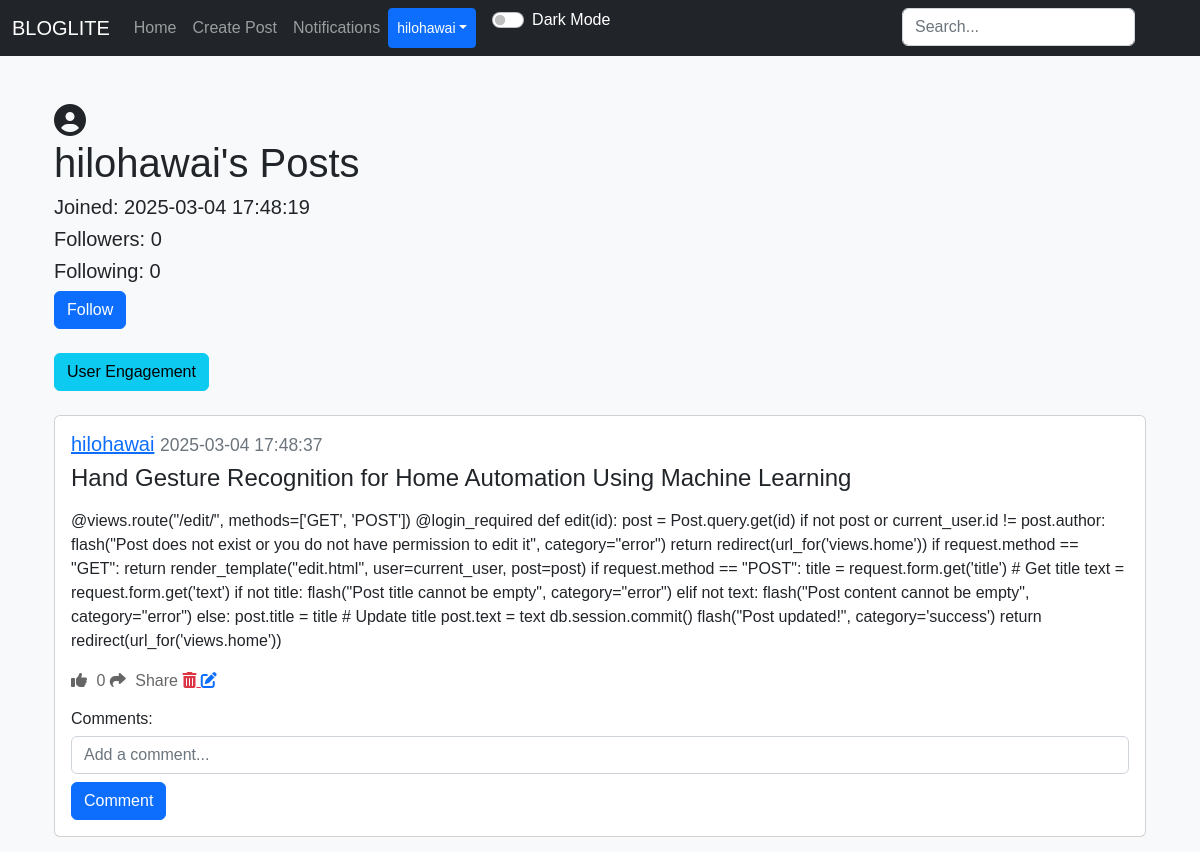
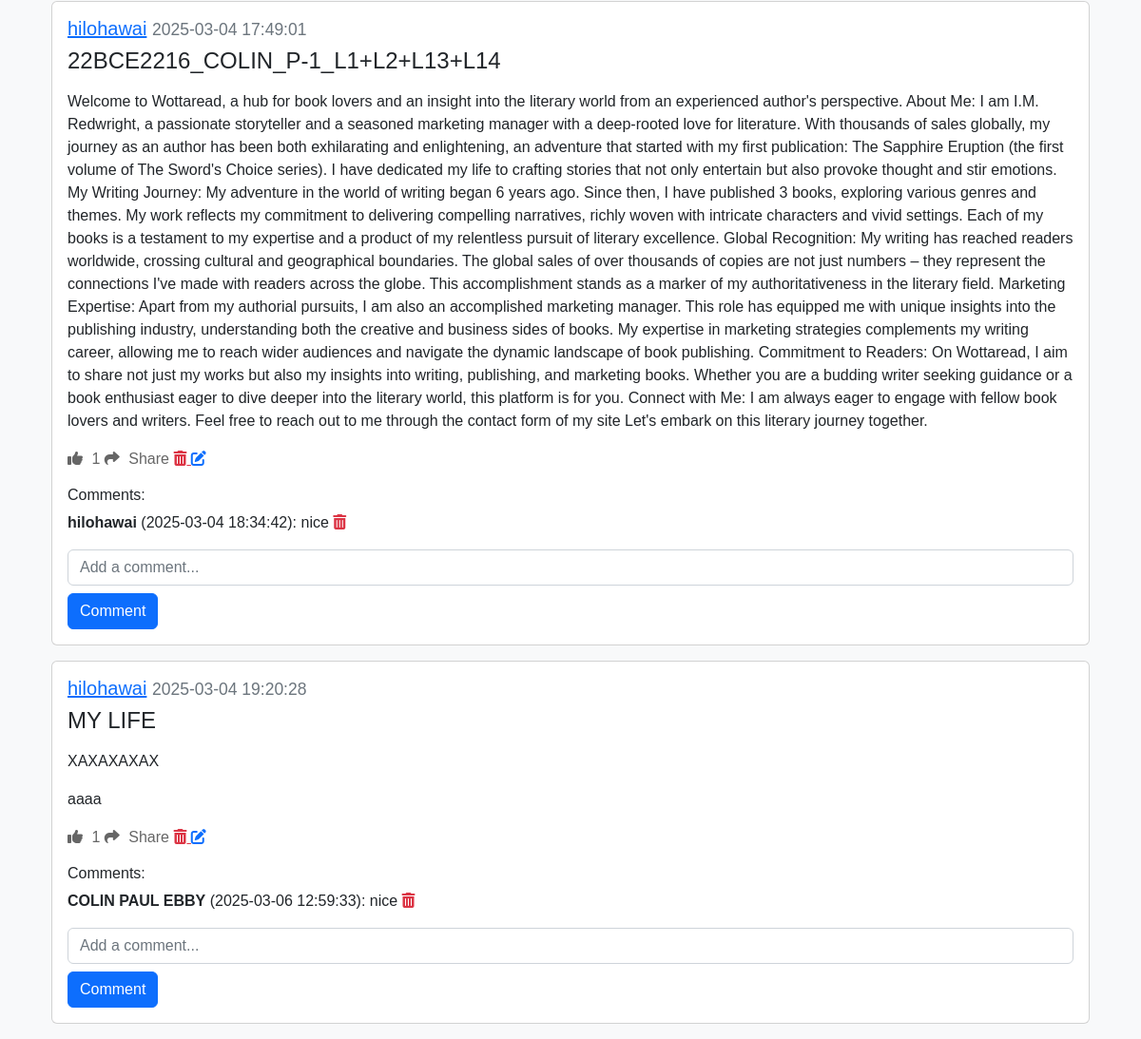
The app's page /posts/hilohawai (signed in), older data (2 pictures, top to bottom).
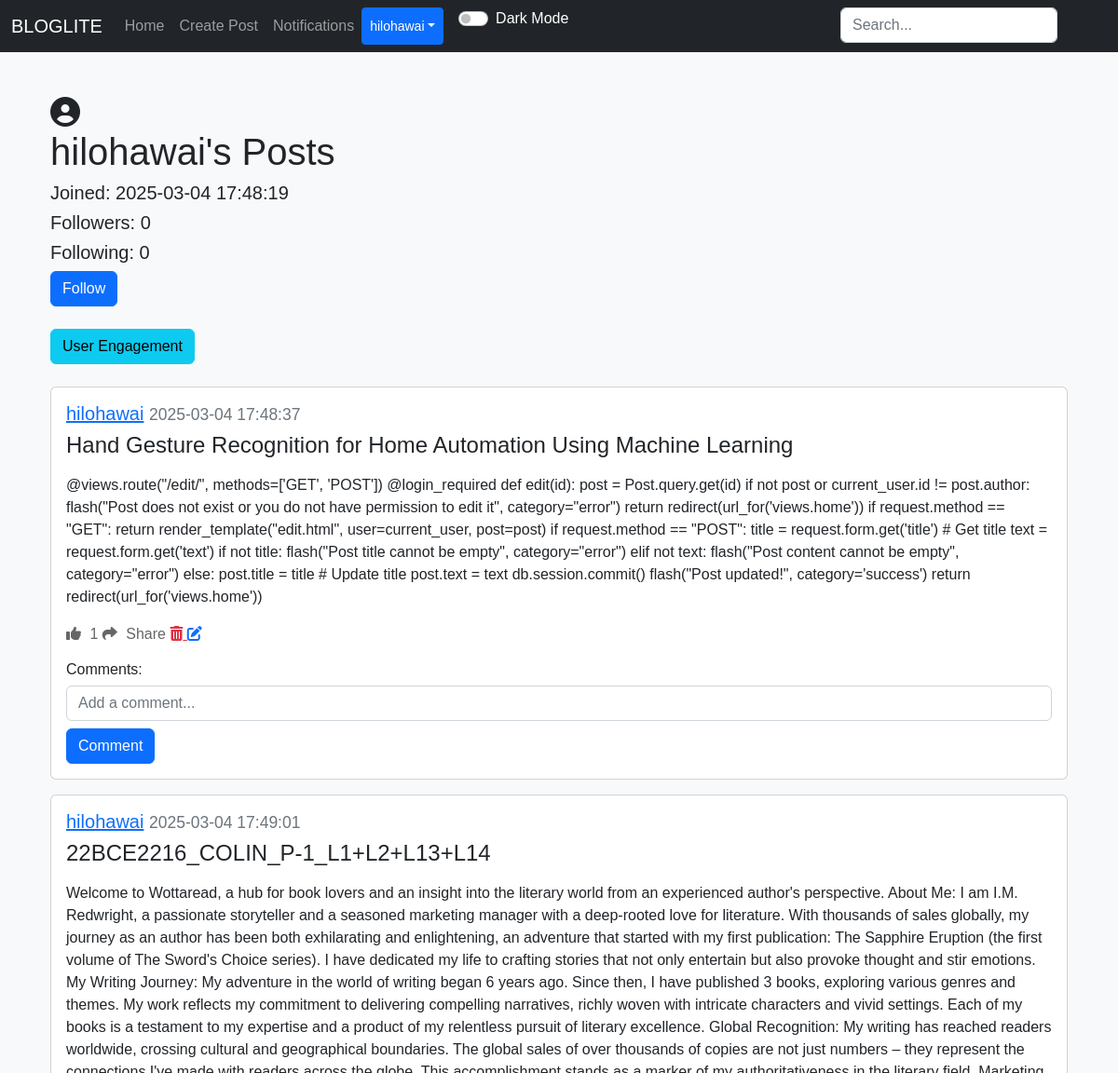
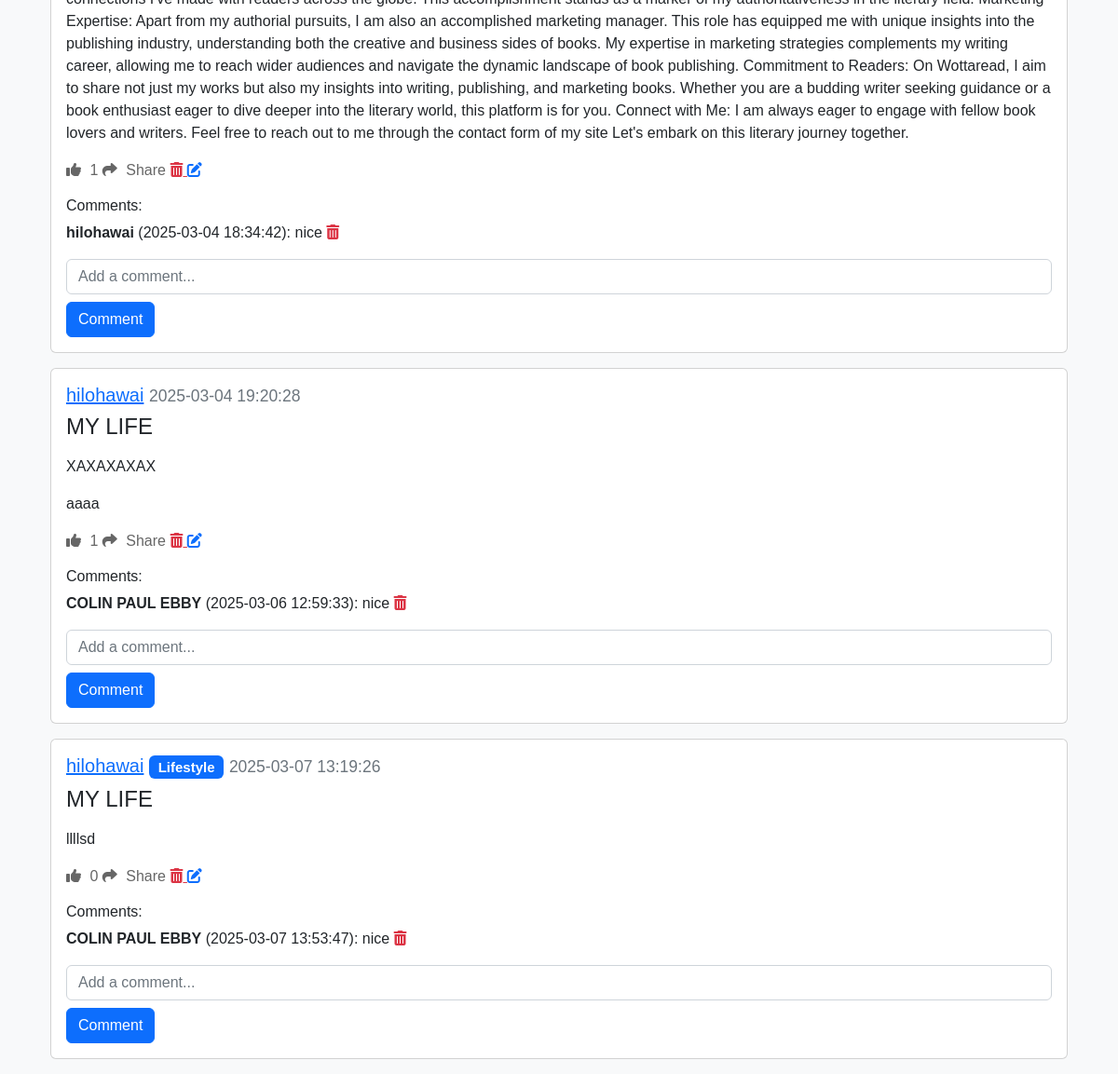
The same page, newer data (2 pictures, top to bottom).
### applicaton/models.py (models this page shows)
class Post(db.Model):
    id = db.Column(db.Integer, primary_key=True)
    title = db.Column(db.String(150), nullable=False)  # Add title field
    text = db.Column(db.Text, nullable=False)
    date_created = db.Column(db.DateTime(timezone=True), default=func.now())
    author = db.Column(db.Integer, db.ForeignKey('user.id'), nullable=False)
    category_id = db.Column(db.Integer, db.ForeignKey('category.id'), nullable=True)
    comments = db.relationship("Comment", backref="post", cascade="all, delete")
    likes = db.relationship("Like", backref="post", cascade="all, delete")

class Comment(db.Model):
    id = db.Column(db.Integer, primary_key=True)
    text = db.Column(db.String(20), nullable=False)
    date_created = db.Column(db.DateTime(timezone=True), default=func.now())
    author = db.Column(db.Integer, db.ForeignKey('user.id'), nullable=False)
    post_id = db.Column(db.Integer, db.ForeignKey('post.id'), nullable=False)

class User(db.Model, UserMixin):
    id = db.Column(db.Integer, primary_key=True)
    email = db.Column(db.String(150), unique=True)
    username = db.Column(db.String(150), unique=True)
    password = db.Column(db.String(150))
    date_created = db.Column(db.DateTime(timezone=True), default=func.now())
    profile_picture = db.Column(db.String(150), nullable=True)
    posts = db.relationship("Post", backref="user", cascade="all, delete")
    comments = db.relationship("Comment", backref="user", cascade="all, delete")
    likes = db.relationship("Like", backref="user", cascade="all, delete")
    followers = db.relationship("Follower", foreign_keys=[Follower.user_id], backref="followed_user", lazy="dynamic")
    following = db.relationship("Follower", foreign_keys=[Follower.follower_id], backref="follower", lazy="dynamic")
    notifications = db.relationship("Notification", backref="user", cascade="all, delete", lazy="dynamic")

class Category(db.Model):
    id = db.Column(db.Integer, primary_key=True)
    name = db.Column(db.String(50), unique=True, nullable=False)
    posts = db.relationship("Post", backref="category", cascade="all, delete")

### applicaton/views.py (the view)
@views.route("/posts/<username>")
@login_required
def post(username):
    user = User.query.filter_by(username=username).first()
    if not user:
        flash("No user with that username exists", category="error")
        return redirect(url_for('views.home'))
    posts = user.posts
    user_id = user.id
    following = Follower.query.filter_by(
        user_id=user.id, follower_id=current_user.id).first()
    return render_template("posts.html", user=current_user, posts=posts, username=username, User=User, following=following, user_id=user_id, profile_user=user)

### applicaton/templates/posts.html (shortened to what this page needs)
{% extends "nav.html" %}
{% block content %}
<div class="container mt-5">
    <div class="profile-pic-container mr-3">
        {% if profile_user.profile_picture %}
            <img src="{{ url_for('static', filename='uploads/' + profile_user.profile_picture) }}" alt="Profile Picture" class="profile-pic">
        {% else %}
            <i class="fas fa-user-circle fa-2x"></i>
        {% endif %}
    </div>
    <h1>{{ username }}'s Posts</h1>
    <h5>Joined: {{ profile_user.date_created }}</h5>
    <h5>Followers: {{ profile_user.followers.count() }}</h5>
    <h5>Following: {{ profile_user.following.count() }}</h5>
    <form action="{{ url_for('views.follow_unfollow', username=username) }}" method="POST">
        {% if following %}
            <button type="submit" class="btn btn-danger">Unfollow</button>
        {% else %}
            <button type="submit" class="btn btn-primary">Follow</button>
        {% endif %}
    </form>
    <br>
    <a href="{{ url_for('views.user_engagement', user_id=user_id) }}" class="btn btn-info">User Engagement</a>
    <br>
    <br>
    {% for post in posts %}
        <div class="card mb-3">
            <div class="card-body">
                <h5 class="card-title">
                    <a href="{{ url_for('views.post', username=username) }}">{{ username }}</a>
                    {% if post.category %}
                        <span class="badge bg-primary">{{ post.category.name }}</span>
                    {% endif %}
                    <small class="text-muted">{{ post.date_created }}</small>
                </h5>
                <h4>{{ post.title }}</h4>
                <p class="card-text">{{ post.text | safe }}</p>
                <div>
                    <a href="#" class="like-btn" data-post-id="{{ post.id }}">
                        <i class="fas fa-thumbs-up"></i> <span class="like-count">{{ post.likes|length }}</span>
                    </a>
                    <a href="#" class="share-btn ml-3" data-post-id="{{ post.id }}" data-bs-toggle="modal" data-bs-target="#shareModal">
                        <i class="fas fa-share"></i> Share
                    </a>
                    {% if user.id == post.author %}
                        <a href="{{ url_for('views.delete_post', id=post.id) }}" class="text-danger ml-3">
                            <i class="fas fa-trash-alt"></i>
                        </a>
                        <a href="{{ url_for('views.edit', id=post.id) }}" class="text-primary ml-3">
                            <i class="fas fa-edit"></i>
                        </a>
                    {% endif %}
                </div>
                <h6 class="mt-3">Comments:</h6>
                <div id="comments-{{ post.id }}">
                    {% for comment in post.comments %}
                        <p id="comment-{{ comment.id }}">
                            <strong>{{ comment.user.username }}</strong> ({{ comment.date_created }}): {{ comment.text }}
                            {% if user.id == comment.author or user.id == comment.post.author %}
                                <a href="#" class="delete-comment text-danger ml-2" data-comment-id="{{ comment.id }}">
                                    <i class="fas fa-trash-alt"></i>
                                </a>
                            {% endif %}
                        </p>
                    {% endfor %}
                </div>
                <form class="comment-form" method="POST" data-post-id="{{ post.id }}">
                    <div class="form-group">
                        <input type="text" name="text" class="comment-text form-control" placeholder="Add a comment...">
                        <button type="submit" class="btn btn-primary mt-2">Comment</button>
                    </div>
                </form>
            </div>
        </div>
    {% endfor %}
</div>
{% endblock %}

Row changes from the older to the newer data that the page shows:
computed for Post "Hand Gesture Recognition for Home Automation Using Machine Learning": likes|length "0" → "1"
added Post: username "hilohawai", category.name "Lifestyle", date_created "2025-03-07 13:19:26", title "MY LIFE", text "llllsd", likes|length "0"
added Comment: user.username "COLIN PAUL EBBY", date_created "2025-03-07 13:53:47", text "nice", shown under "hilohawai"
